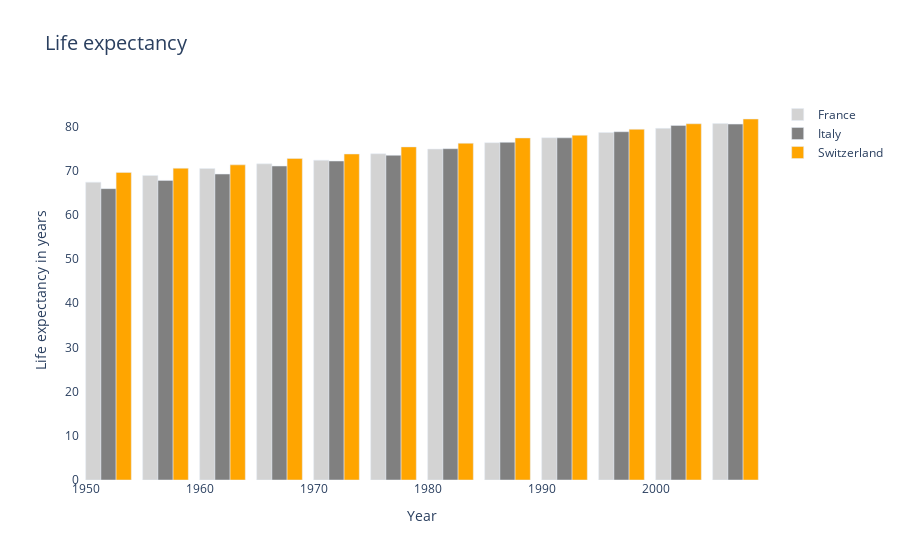

Notebook source saved alongside this figure:
### Markdown cell above
### 2.2 Improved lifeExp bar chart

### Code cell
# highlight Switzerland over other countries

# from previous chart
df_fr = data[data['country']=='France']
df_it = data[data['country']=='Italy']
df_ch = data[data['country']=='Switzerland']

fig = go.Figure(
    data=[
        # marker to change properties
        go.Bar(name="France", x=df_fr['year'], y=df_fr['lifeExp'], marker={"color": "lightgray"}),
        go.Bar(name="Italy", x=df_it['year'], y=df_it['lifeExp'], marker_color="gray"),
        go.Bar(name="Switzerland", x=df_ch['year'], y=df_ch['lifeExp'], marker_color="orange")
    ],
    # define improved chart layout
    layout=dict(
        title={"text": "Life expectancy", "font": {"size": 20}},
        plot_bgcolor="white",
        xaxis={
            "title": {"font": {"size": 14}, "text": "Year"},
        },
        yaxis={
            "title": {"font": {"size": 14}, "text": "Life expectancy in years"}
        }
    )
)
fig.show()

### Figure 1 — Plotly figure (JSON) as saved in the notebook; plotly's stock layout.template omitted (floating-point values rounded to 4 significant figures)
{"data": [{"marker": {"color": "lightgray"}, "name": "France", "type": "bar", "x": [1952, 1957, 1962, 1967, 1972, 1977, 1982, 1987, 1992, 1997, 2002, 2007], "y": [67.41, 68.93, 70.51, 71.55, 72.38, 73.83, 74.89, 76.34, 77.46, 78.64, 79.59, 80.66]}, {"marker": {"color": "gray"}, "name": "Italy", "type": "bar", "x": [1952, 1957, 1962, 1967, 1972, 1977, 1982, 1987, 1992, 1997, 2002, 2007], "y": [65.94, 67.81, 69.24, 71.06, 72.19, 73.48, 74.98, 76.42, 77.44, 78.82, 80.24, 80.55]}, {"marker": {"color": "orange"}, "name": "Switzerland", "type": "bar", "x": [1952, 1957, 1962, 1967, 1972, 1977, 1982, 1987, 1992, 1997, 2002, 2007], "y": [69.62, 70.56, 71.32, 72.77, 73.78, 75.39, 76.21, 77.41, 78.03, 79.37, 80.62, 81.7]}], "layout": {"autosize": true, "plot_bgcolor": "white", "title": {"font": {"size": 20}, "text": "Life expectancy"}, "xaxis": {"autorange": true, "range": [1950.0, 2010.0], "title": {"font": {"size": 14}, "text": "Year"}, "type": "linear"}, "yaxis": {"autorange": true, "range": [0, 86.0], "title": {"font": {"size": 14}, "text": "Life expectancy in years"}, "type": "linear"}}}
